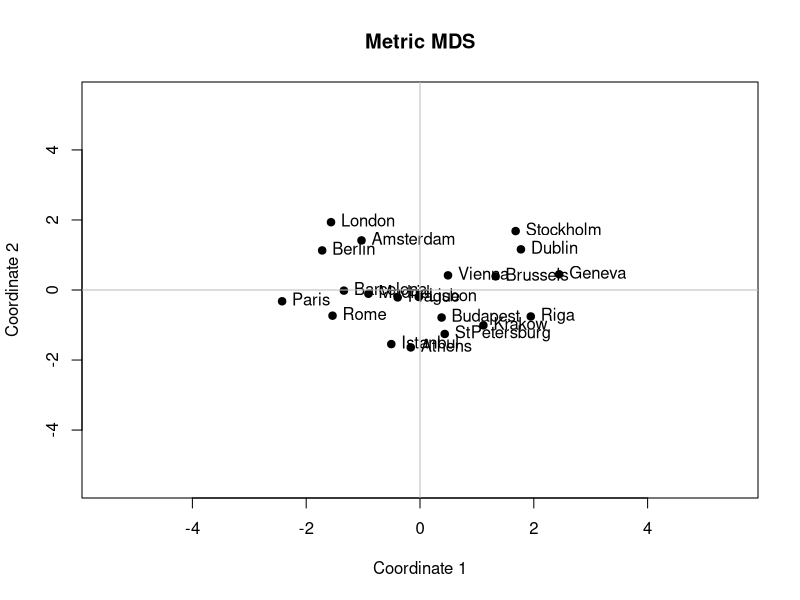

This figure's R source: (Note: this script raises an error after producing the figure.)
getwd()
setwd("~/Caci17")
data <- read.csv("QuestionaireData_CityTrips.csv")
head(data)
library(dplyr)


cities = c("Prague","Geneva","Paris","Stockholm","Brussels","London","Amsterdam",
           "Athens","Riga","Budapest","Dublin","Lisbon","Istanbul","Vienna","Rome","Barcelona",
           "Madrid","Berlin","Krakow","StPetersburg")
data_att <- data %>% dplyr:: select(Sample, ID, contains("Att"))
data_att

data_att$Sample <- as.factor(data_att$Sample)

prag <- data_att[data_att$Sample %in% c("1", "4", "5"), ]
prag <- prag %>% dplyr:: select(contains("Prague"))
prag <- cbind(City = "Prague", prag)
head(prag)

geneva <- data_att[data_att$Sample %in% c("1", "2", "3"), ]
geneva <- geneva %>% dplyr:: select(contains("Geneva"))
geneva <- cbind(City = "Geneva", geneva)
head(geneva)

paris <- data_att[data_att$Sample %in% c("1", "3", "4"), ]
paris <- paris %>% dplyr:: select(contains("Paris"))
paris <- cbind(City = "Paris", paris)
head(paris)

stockholm <- data_att[data_att$Sample %in% c("1", "2", "3"), ]
stockholm <- stockholm %>% dplyr:: select(contains("Stockholm"))
stockholm <- cbind(City = "Stockholm", stockholm)
head(stockholm)  

brussels <- data_att[data_att$Sample %in% c("1", "5", "6"), ]
brussels <- brussels %>% dplyr:: select(contains("Brussels"))
brussels <- cbind(City = "Brussels", brussels)
head(brussels)  

london <- data_att[data_att$Sample %in% c("1", "2", "3"), ]
london <- london %>% dplyr:: select(contains("London"))
london <- cbind(City = "London", london)
head(london) 

amsterdam <- data_att[data_att$Sample %in% c("2", "3", "8"), ]
amsterdam <- amsterdam %>% dplyr:: select(contains("Amsterdam"))
amsterdam <- cbind(City = "Amsterdam", amsterdam)
head(amsterdam) 

athens <- data_att[data_att$Sample %in% c("2", "3", "6"), ]
athens <- athens %>% dplyr:: select(contains("Athens"))
athens <- cbind(City = "Athens", athens)
head(athens) 

riga <- data_att[data_att$Sample %in% c("2", "4", "5"), ]
riga <- riga %>% dplyr:: select(contains("Riga"))
riga <- cbind(City = "Riga", riga)
head(riga)

budapest <- data_att[data_att$Sample %in% c("4", "9", "10"), ]
budapest <- budapest %>% dplyr:: select(contains("Budapest"))
budapest <- cbind(City = "Budapest", budapest)
head(budapest)

dublin <- data_att[data_att$Sample %in% c("4", "7", "10"), ]
dublin <- dublin %>% dplyr:: select(contains("Dublin"))
dublin <- cbind(City = "Dublin", dublin)
head(dublin)

lisbon <- data_att[data_att$Sample %in% c("4", "7", "9"), ]
lisbon <- lisbon %>% dplyr:: select(contains("Lisbon"))
lisbon <- cbind(City = "Lisbon", lisbon)
head(lisbon)

istanbul <- data_att[data_att$Sample %in% c("5", "8", "10"), ]
istanbul <- istanbul %>% dplyr:: select(contains("Istanbul"))
istanbul <- cbind(City = "Istanbul", istanbul)
head(istanbul)

vienna <- data_att[data_att$Sample %in% c("5", "8", "10"), ]
vienna <- vienna %>% dplyr:: select(contains("Vienna"))
vienna <- cbind(City = "Vienna", vienna)
head(vienna)

rome <- data_att[data_att$Sample %in% c("5", "7", "9"), ]
rome <- rome %>% dplyr:: select(contains("Rome"))
rome <- cbind(City = "Rome", rome)
head(rome)

barcelona <- data_att[data_att$Sample %in% c("6", "7", "10"), ]
barcelona <- barcelona %>% dplyr:: select(contains("Barcelona"))
barcelona <- cbind(City = "Barcelona", barcelona)
head(barcelona)

madrid <- data_att[data_att$Sample %in% c("6", "8", "9"), ]
madrid <- madrid %>% dplyr:: select(contains("Madrid"))
madrid <- cbind(City = "Madrid", madrid)
head(madrid)

berlin <- data_att[data_att$Sample %in% c("6", "7", "8"), ]
berlin <- berlin %>% dplyr:: select(contains("Berlin"))
berlin <- cbind(City = "Berlin", berlin)
head(berlin)

krakow <- data_att[data_att$Sample %in% c("6", "7", "9"), ]
krakow <- krakow %>% dplyr:: select(contains("Krakow"))
krakow <- cbind(City = "Krakow", krakow)
head(krakow)

st.petersburg <- data_att[data_att$Sample %in% c("8", "9", "10"), ]
st.petersburg <- st.petersburg %>% dplyr:: select(contains("StPetersburg"))
st.petersburg <- cbind(City = "StPetersburg", st.petersburg)
head(st.petersburg)

liste <- list(prag, geneva, paris, stockholm, amsterdam, st.petersburg, barcelona, budapest, brussels, berlin, 
              istanbul, athens, dublin, krakow, rome, london, riga, madrid, vienna, lisbon)

colnames <- sub('.*_', '', colnames(prag))
colnames  
colnames(prag) <- colnames
colnames(geneva) <- colnames
colnames(paris) <- colnames
colnames(stockholm) <- colnames
colnames(brussels) <- colnames
colnames(london) <- colnames
colnames(amsterdam) <- colnames
colnames(athens) <- colnames
colnames(riga) <- colnames
colnames(budapest) <- colnames
colnames(dublin) <- colnames
colnames(lisbon) <- colnames
colnames(istanbul) <- colnames
colnames(vienna) <- colnames
colnames(rome) <- colnames
colnames(barcelona) <- colnames
colnames(berlin) <- colnames
colnames(krakow) <- colnames
colnames(st.petersburg) <- colnames
colnames(madrid) <- colnames

data_son <- rbind(prag, geneva, paris, stockholm, brussels, london, amsterdam, athens, riga, budapest,
                  dublin, lisbon, istanbul, vienna, rome, barcelona, berlin, krakow, st.petersburg, madrid)              

data_agg <-aggregate(data_son[,-c(1)], by=list(data_son$City), mean, na.rm=TRUE)
data_agg
dist.df <- dist(data_agg[,-c(1)])
dist.df
fit <- cmdscale(dist.df, k = 2)
fit

x <- fit[,1]
y <- fit[,2]

plot(x, y, xlab = "Coordinate 1", ylab = "Coordinate 2", main = "Metric MDS", 
     pch = 19, ylim = c(-5.5, 5.5), xlim = c(-5.5, 5.5))
text(x, y, labels = data_agg$Group.1, cex = 1, pos = 4)
abline(h = 0, v = 0, col = "grey")

summary(lm(data_agg[,2]~-1+fit))

print("asena")

# Property fitting
attribute.agg.eval.df$x <- x
attribute.agg.eval.df$y <- y
attribute.agg.eval.df$q <- x*x+y*y
attribute.agg.eval.df$indpref <- indpref
attribute.agg.eval.df
summary(lm(indpref ~ -1 +  x + y, data = attribute.agg.eval.df))
